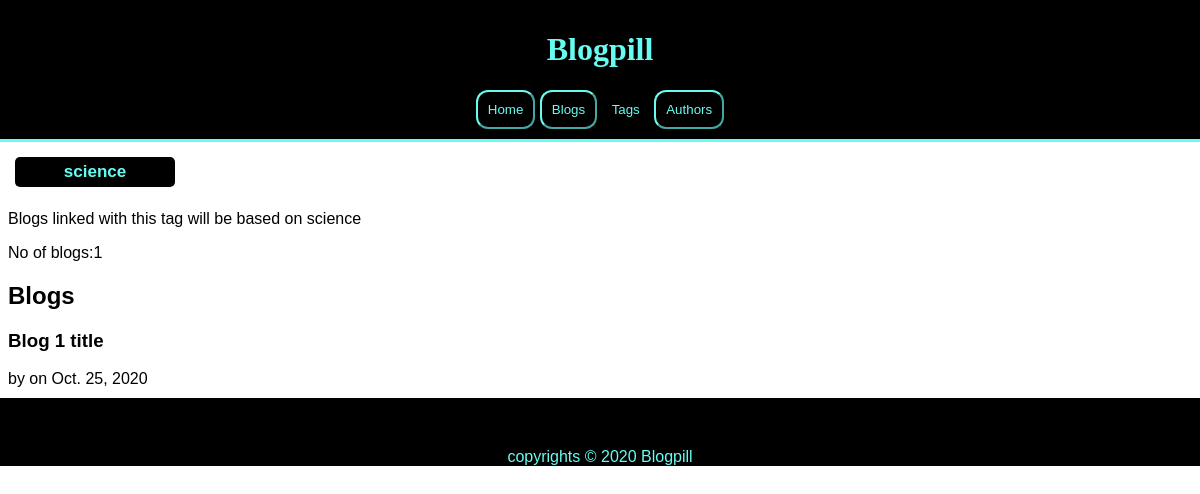
Before: /tags/science/ with the older database file.
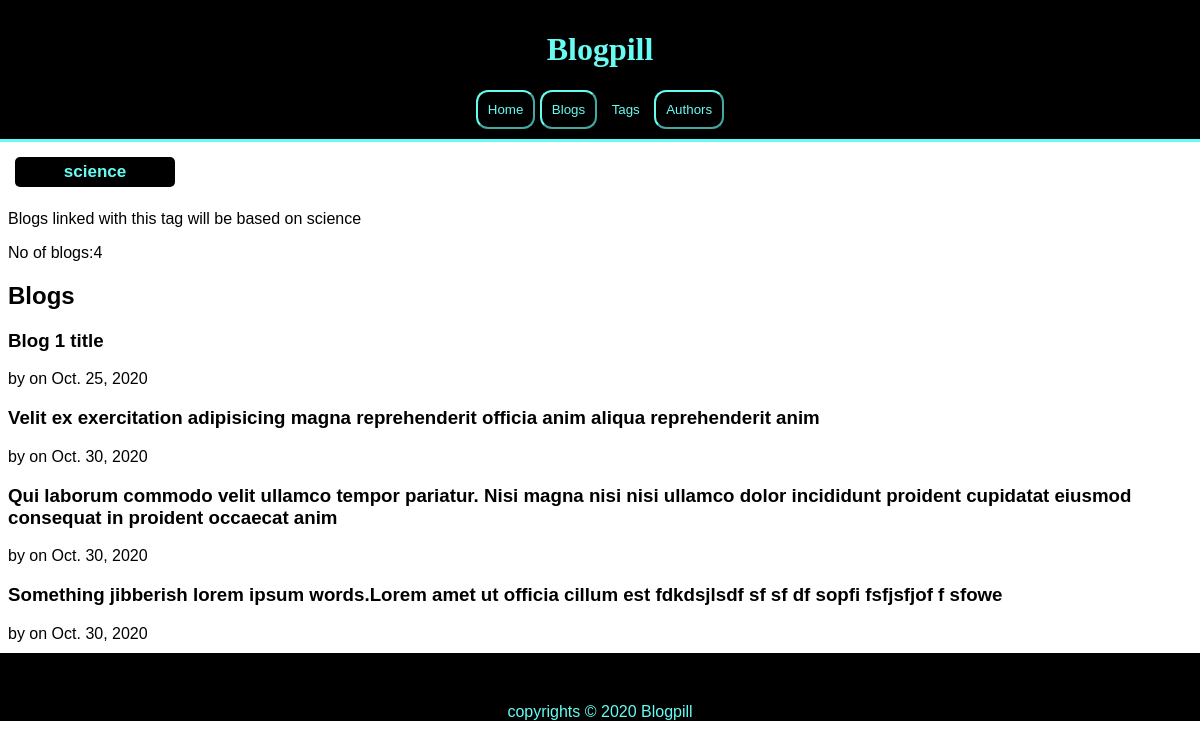
After: the same page with the newer database file.
### blogs/models.py (models this page shows, shortened)
class Blogs(models.Model):
    title=models.CharField(max_length=300)
    content=models.TextField()
    published_date=models.DateTimeField(auto_now=True)
    author=models.ForeignKey("authors.Authors",blank=True,null=True,on_delete=models.CASCADE,related_name="blogs")
    image=models.ImageField(upload_to="blog_images",blank=True,null=True)
    image_link=models.URLField(blank=True,null=True)
    alt_msg=models.CharField(default="Image related to this blog",max_length=200)
    tags=models.ManyToManyField("tags.Tags",related_name="blogs")

### tags/views.py (the view)
# urls.py: path("<str:tag_name>/",tags_views.tag_view,name="tag_view"),
def tag_view(request,tag_name):
    tag=Tags.objects.get(name=tag_name)
    blogs=tag.blogs.all()
    no_of_blogs=len(blogs)
    context={
        'title': tag.name,
        'blogs': blogs,
        'tag':tag,
        'no_of_blogs':no_of_blogs,
    }
    return render(request,"tags/tag_view.html",context)

### tags/templates/tags/tag_view.html
{% extends "tags/tags_layout.html" %}
{% block body %}
<h2 class="tag-name">{{tag.name}}</h2>
<p class="tag-description">{{ tag.description }}</p>
<span>No of blogs:{{ no_of_blogs }}</span>
<br>
<h2>Blogs</h2>
{% for blog in blogs %}
    <h3>
        <a href="{% url 'blogs:blog_view' blog.id %}">{{blog.title}}</a>
    </h3>
    <span>
        by <a href="{% url 'authors:author_profile' blog.id %}">{{blog.author.name}}</a> on {{ blog.published_date.date }}
    </span>
    <br>
{% empty %}
    <h3>No blogs related to the tag {{ tag.name }}</h3>
{% endfor %}
{% endblock body %}

Changed rows visible on the page:
added Blogs: title "Velit ex exercitation adipisicing magna reprehenderit officia anim aliqua reprehenderit anim", published_date "Oct. 30, 2020"
added Blogs: title "Qui laborum commodo velit ullamco tempor pariatur. Nisi magna nisi nisi ullamco dolor incididunt proident cupidatat eiusmod consequat in proident occaecat anim", published_date "Oct. 30, 2020"
added Blogs: title "Something jibberish lorem ipsum words.Lorem amet ut officia cillum est fdkdsjlsdf sf sf df sopfi fsfjsfjof f sfowe", published_date "Oct. 30, 2020"
Other visible differences:
{{ no_of_blogs }}: "1" → "4"
